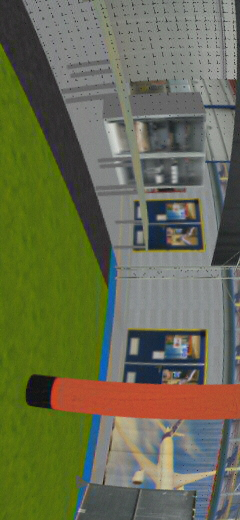
#> input picture develop/green_test_graphs/large.jpg, 240 x 520 px; its folder holds only this picture in this run
$ python count_green_pixels.py
#> lines starting #> are read from the running program, lines starting #| are printed output that depends on the picture; after the words box and inside, x2 and y2 are one past the last pixel; in counts of white or black regions, pixels touching at a corner belong together
# -*- coding: utf-8 -*-
"""
Created on Tue Mar 9 16:50:21 2021

@author: cheng liu
"""

import os
from os.path import join
import cv2
import numpy as np
import matplotlib.pyplot as plt
import pylab as pl

# TODO: Add threshold (minimum) of the number of green pixels to decide whether to turn left/right

folder_path = "green_test_graphs/"
filenames = os.listdir(folder_path)

print("files for green pixel counting test:", filenames)

# YUV range for green
GREEN_MIN = np.array([50, 0, 0], np.uint8)
GREEN_MAX = np.array([200, 120, 135], np.uint8)

# Count the number of pixels that satisfies the green range
for _file in filenames:
    if _file.split('.')[-1] == 'jpg':
        image = cv2.imread(folder_path+_file)
#> image is the input picture: shape (520, 240, 3); mean B, G, R 79.9, 107.4, 103.4

        # The original size of the image is [520*240], only the middle bottom
        # of the image is relevant. Crop the image such that only
        # [130:390 in width, 0:200 in height] will be analyzed.
        img = image[130:390, 0:200]
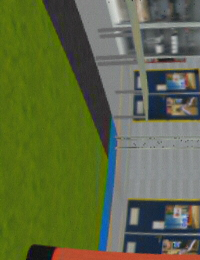
#> img: shape (260, 200, 3); mean B, G, R 65.5, 105.4, 94.6
        print(img.shape)
#| (260, 200, 3)

        img = cv2.cvtColor(img, cv2.COLOR_BGR2YUV) # convert to YUV
#> img: shape (260, 200, 3); mean of channels 0, 1, 2 97.6, 112.3, 125.3
        dst = cv2.inRange(img, GREEN_MIN, GREEN_MAX) # output 0 for pixels without green
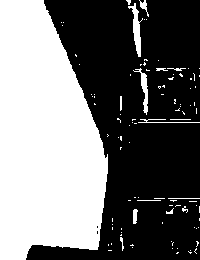
#> dst: shape (260, 200); 44.2% white; 101 white regions (86 under 20 px), largest, box (x1, y1, x2, y2) and area: (0, 0, 108, 260) 21726, (128, 3, 143, 57) 298, (133, 68, 148, 115) 206
        num_green = cv2.countNonZero(dst) # count pixels with green
#> num_green = 22971

        print("{} has {} pixels with green".format(_file, num_green))
#| large.jpg has 22971 pixels with green

# We can count the number of pixels with green and tell the UAV to change
#direction when cnt is smaller than the threshold.

$ run again, on develop/green_test_graphs/middle.jpg
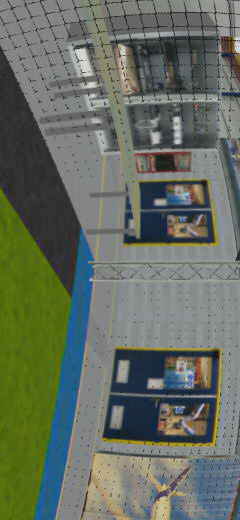
#> input picture develop/green_test_graphs/middle.jpg, 240 x 520 px
#> image is the input picture: shape (520, 240, 3); mean B, G, R 96.9, 109.6, 101.6
#> `img = image[130:390, 0:200]`:
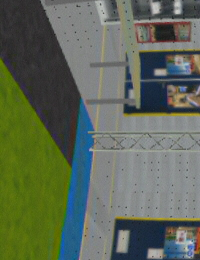
#> img: shape (260, 200, 3); mean B, G, R 87.9, 104.9, 95
#| (260, 200, 3)
#> `dst = cv2.inRange(img, GREEN_MIN, GREEN_MAX)`:
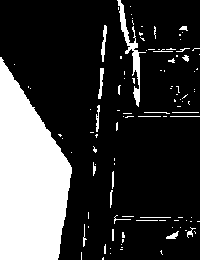
#> dst: shape (260, 200); 22.8% white; 108 white regions (85 under 20 px), largest, box (x1, y1, x2, y2) and area: (0, 57, 72, 260) 10080, (117, 0, 146, 107) 594, (101, 25, 107, 62) 110
#> num_green = 11879
#| middle.jpg has 11879 pixels with green
